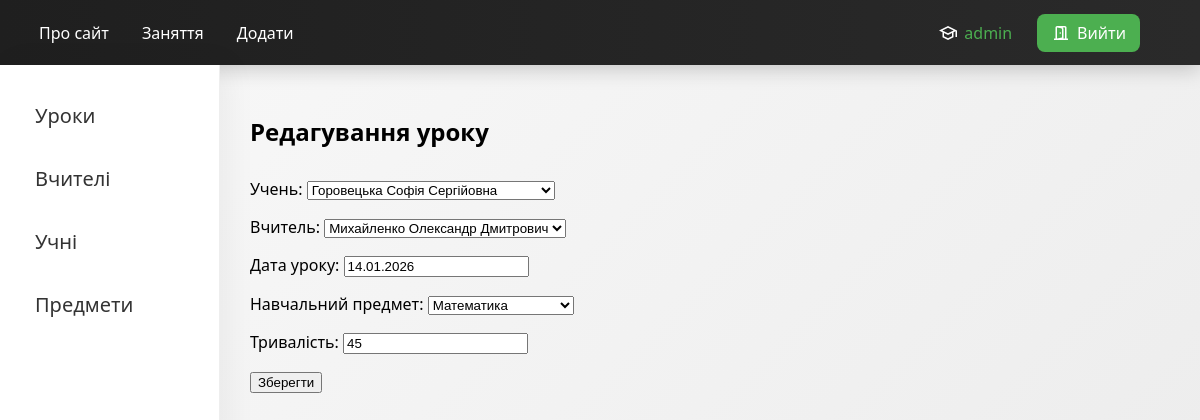
The app's page /lessons/edit/1/ (signed in) with its own data.
### lessons/models.py (models this page shows, shortened)
class Lessons(models.Model):
    student = models.ForeignKey(Students, on_delete=models.PROTECT, verbose_name="Учень")
    teacher = models.ForeignKey(Teachers, on_delete=models.PROTECT, verbose_name="Вчитель")
    data = models.DateField(verbose_name='Дата уроку')
    subject = models.ForeignKey(Subjects, on_delete=models.PROTECT, verbose_name='Навчальний предмет')
    duration = models.IntegerField(verbose_name='Тривалість')
    class Meta:
        verbose_name = 'Заняття'
        verbose_name_plural = 'Заняття'

### lessons/views.py (the view)
# urls.py: path('lessons/edit/<int:pk>/', views.edit_lesson, name='edit_lesson'),
@login_required
def edit_lesson(request, pk):
    lesson = get_object_or_404(Lessons, pk=pk)
    if request.method == 'POST':
        form = LessonsForm(request.POST, instance=lesson)
        if form.is_valid():
            form.save()
            return redirect('lessons:lessons')
    else:
        form = LessonsForm(instance=lesson)
    context = {
        'form': form,
        'menu': menu,
        'sidebar': sidebar
    }
    return render(request, 'lessons/edit_lesson.html', context)

### lessons/forms.py
class LessonsForm(forms.ModelForm):
    class Meta:
        model = Lessons
        fields = '__all__'

### lessons/models.py (called while the page is built)
    def __str__(self):
        return self.last_name + ' ' + self.first_name + ' ' + self.patronymic

    def __str__(self):
        return self.last_name + ' ' + self.first_name + ' ' + self.patronymic

    def __str__(self):
        return self.name

### templates/lessons/edit_lesson.html (shortened to what this page needs)
{% extends 'lessons/index.html' %}
{% load static %}
{% block page %}
<h2>Редагування уроку</h2>
<form method="post">
    {{ form.as_p }}
    <button type="submit">Зберегти</button>
</form>
{% endblock %}

### templates/lessons/index.html (shortened to what this page needs)
{% load static %}
<!DOCTYPE html>
<html lang="ua">
<head>
    <link rel="stylesheet" href="{% static 'lessons/styles/index_style.css' %}">
</head>
<body>
{% block mainmenu %}
<ul class="mainmenu">
    {% for m in menu %}
        <li><a href="{% url m.url_name %}">{{ m.title }}</a></li>
    {% endfor %}
    {% if request.user.is_authenticated %}
        <li class="user">
           <svg xmlns="http://www.w3.org/2000/svg" height="20px" viewBox="0 -960 960 960" width="20px" fill="#FFFFFF"><path d="M480-144 216-276v-240L48-600l432-216 432 216v312h-72v-276l-96 48v240L480-144Zm0-321 271-135-271-135-271 135 271 135Zm0 240 192-96v-159l-192 96-192-96v159l192 96Zm0-240Zm0 81Zm0 0Z"/></svg>
            {{ request.user.username }}
        </li>
        <li>
            <a href="{% url 'users:logout' %}">
                Вийти
            </a>
        </li>
    {% endif %}
</ul>
{% endblock mainmenu %}
<div class="layout">
    <aside class="sidebar">
        <ul>
            {% for s in sidebar %}
             <li>
            <a href="{% url s.url_name %}"
               class="{% if request.resolver_match.view_name == s.url_name %}active{% endif %}">{{ s.title }}
            </a>
             </li>
           {% endfor %}
        </ul>
    </aside>
    <div class="content">
        {% block page %}
        {% endblock page %}
    </div>
</div>
</body>
</html>

### static/lessons/styles/index_style.css (style rules this page uses)
body { margin: 0; font-family: Arial, sans-serif; }
.mainmenu { display: flex; align-items: center; list-style: none; background: #222; height: 60px; padding: 0 25px; margin: 0; }
.mainmenu li { margin-right: 25px; display: flex; align-items: center; }
.mainmenu a { color: white; text-decoration: none; font-weight: bold; display: flex; align-items: center; gap: 6px; }
.mainmenu a { position: relative; color: white; text-decoration: none; font-weight: 500; padding: 8px 4px; transition: 0.3s ease; }
.mainmenu a::after { content: ""; position: absolute; left: 0; bottom: -4px; width: 0%; height: 2px; background: #4CAF50; transition: 0.3s ease; }
.mainmenu { display: flex; align-items: center; list-style: none; background: linear-gradient(90deg, #1f1f1f, #2a2a2a); height: 65px; padding: 0 35px; margin: 0; box-shadow: 0 4px 20px rgba(0,0,0,0.2); }
.mainmenu li:last-child a { background: #4CAF50; padding: 8px 14px; border-radius: 8px; transition: 0.3s ease; }
.mainmenu li { margin-right: 25px; display: flex; align-items: center; transition: 0.2s ease; }
.user { color: #4CAF50; margin-left: auto; display: flex; align-items: center; gap: 6px; }
.layout { display: flex; min-height: 100vh; }
.sidebar { width: 220px; padding: 25px 20px; background: #ffffff; box-shadow: 8px 0 30px rgba(0, 0, 0, 0.05); border-right: 1px solid #eee; font-size: 20px; }
.sidebar ul { list-style: none; padding: 0; margin: 0; }
.sidebar li { margin-bottom: 12px; }
.sidebar a { display: block; padding: 12px 15px; border-radius: 12px; text-decoration: none; color: #333; font-weight: 500; transition: all 0.25s ease; }
.sidebar { animation: slideIn 0.5s ease forwards; }
.content { flex: 1; padding: 30px; }
form { margin-top: 30px; }
* { box-sizing: border-box; }
body { margin: 0; font-family: 'Segoe UI', sans-serif; background: linear-gradient(135deg, #f9f9f9, #eaeaea); }

### records on screen
Lessons: student "Горовецька Софія Сергійовна", teacher "Михайленко Олександр Дмитрович", data "14.01.2026", subject "Математика", duration "45"

### other values on screen
{{ m.title }} "Про сайт" "Заняття" "Додати"
{{ request.user.username }} "admin"
{{ s.title }} "Уроки" "Вчителі" "Учні" "Предмети"
